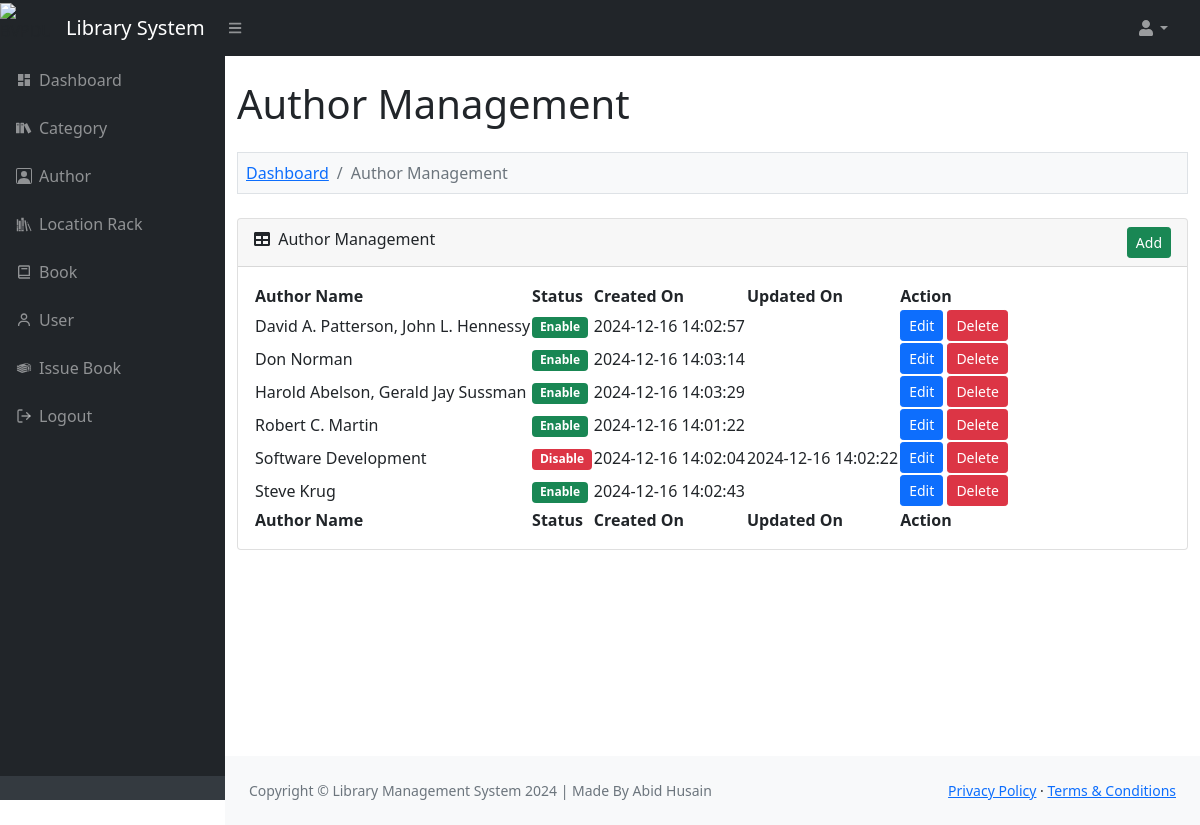
Screenshot of /admin/author.php (signed in) with the database file from the repository.
### tables this page shows
CREATE TABLE `lms_author` (
  `author_id` int(11) NOT NULL,
  `author_name` varchar(200) NOT NULL,
  `author_status` enum('Enable','Disable') NOT NULL,
  `author_created_on` varchar(30) NOT NULL,
  `author_updated_on` varchar(30) NOT NULL
);

### function.php (called while the page is built, shortened)
<?php
function base_url()
{
	return 'http://localhost/library-management-system/';
}
function is_admin_login()
{
	if(isset($_SESSION['admin_id']))
	{
		return true;
	}
	return false;
}
function convert_data($string, $action = 'encrypt')
{
	$encrypt_method = "AES-256-CBC";
	$secret_key = 'AA74CDCC2BBRT935136HH7B63C27';
	$secret_iv = '5fgf5HJ5g27';
	$key = hash('sha256', $secret_key);
	$iv = substr(hash('sha256', $secret_iv), 0, 16);
	if ($action == 'encrypt')
	{
		$output = openssl_encrypt($string, $encrypt_method, $key, 0, $iv);
	    $output = base64_encode($output);
	}
	else if ($action == 'decrypt')
	{
		$output = openssl_decrypt(base64_decode($string), $encrypt_method, $key, 0, $iv);
	}
	return $output;
}
?>

### admin/author.php (the view, shortened to what this page needs)
<?php
include '../database_connection.php';
include '../function.php';
$error = '';
$query = "
	SELECT * FROM lms_author
    ORDER BY author_name ASC
";
$statement = $connect->prepare($query);
$statement->execute();
include '../header.php';
?>
<div class="container-fluid py-4" style="min-height: 700px;">
	<h1>Author Management</h1>
	<?php
	if(isset($_GET["action"]))
	{
		if($_GET["action"] == "add")
		{
	?>
	<ol class="breadcrumb mt-4 mb-4 bg-light p-2 border">
		<li class="breadcrumb-item"><a href="index.php">Dashboard</a></li>
        <li class="breadcrumb-item"><a href="author.php">Author Management</a></li>
        <li class="breadcrumb-item active">Add Author</li>
    </ol>
    <div class="row">
    	<div class="col-md-6">
    		<?php
    		if($error != '')
    		{
    			echo '<div class="alert alert-danger alert-dismissible fade show" role="alert"><ul class="list-unstyled">'.$error.'</ul> <button type="button" class="btn-close" data-bs-dismiss="alert" aria-label="Close"></button></div>';
    		}
    		?>
    		<div class="card mb-4">
    			<div class="card-header">
    				<i class="fas fa-user-plus"></i> Add New Author
                </div>
                <div class="card-body">
                	<form method="post">
                		<div class="mb-3">
                			<label class="form-label">Author Name</label>
                			<input type="text" name="author_name" id="author_name" class="form-control" />
                		</div>
                		<div class="mt-4 mb-0">
                			<input type="submit" name="add_author" class="btn btn-success" value="Add" />
                		</div>
                	</form>
                </div>
            </div>
    	</div>
    </div>
	<?php
		}
		else if($_GET["action"] == 'edit')
		{
			$author_id = convert_data($_GET["code"], 'decrypt');
			if($author_id > 0)
			{
				$query = "
				SELECT * FROM lms_author
                WHERE author_id = '$author_id'
				";
				$author_result = $connect->query($query);
				foreach($author_result as $author_row)
				{
	?>
	<ol class="breadcrumb mt-4 mb-4 bg-light p-2 border">
		<li class="breadcrumb-item"><a href="index.php">Dashboard</a></li>
        <li class="breadcrumb-item"><a href="author.php">Author Management</a></li>
        <li class="breadcrumb-item active">Edit Author</li>
    </ol>
    <div class="row">
    	<div class="col-md-6">
    		<div class="card mb-4">
    			<div class="card-header">
    				<i class="fas fa-user-edit"></i> Edit Author Details
    			</div>
    			<div class="card-body">
    				<form method="post">
    					<div class="mb-3">
    						<label class="form-label">Author Name</label>
    						<input type="text" name="author_name" id="author_name" class="form-control" value="<?php echo $author_row['author_name']; ?>" />
    					</div>
    					<div class="mt-4 mb-0">
    						<input type="hidden" name="author_id" value="<?php echo $_GET['code']; ?>" />
    						<input type="submit" name="edit_author" class="btn btn-primary" value="Edit" />
    					</div>
    				</form>
    			</div>
    		</div>
    	</div>
    </div>
	<?php
				}
			}
		}
	}
	else
	{
	?>
	<ol class="breadcrumb mt-4 mb-4 bg-light p-2 border">
		<li class="breadcrumb-item"><a href="index.php">Dashboard</a></li>
		<li class="breadcrumb-item active">Author Management</li>
	</ol>
	<div class="card mb-4">
		<div class="card-header">
			<div class="row">
				<div class="col col-md-6">
					<i class="fas fa-table me-1"></i> Author Management
				</div>
				<div class="col col-md-6" align="right">
					<a href="author.php?action=add" class="btn btn-success btn-sm">Add</a>
				</div>
			</div>
		</div>
		<div class="card-body">
			<table id="datatablesSimple">
				<thead>
					<tr>
						<th>Author Name</th>
						<th>Status</th>
						<th>Created On</th>
						<th>Updated On</th>
						<th>Action</th>
					</tr>
				</thead>
				<tfoot>
					<tr>
						<th>Author Name</th>
						<th>Status</th>
						<th>Created On</th>
						<th>Updated On</th>
						<th>Action</th>
					</tr>
				</tfoot>
				<tbody>
				<?php
				if($statement->rowCount() > 0)
				{
					foreach($statement->fetchAll() as $row)
					{
						$author_status = '';
						if($row['author_status'] == 'Enable')
						{
							$author_status = '<div class="badge bg-success">Enable</div>';
						}
						else
						{
							$author_status = '<div class="badge bg-danger">Disable</div>';
						}
						echo '
						<tr>
							<td>'.$row["author_name"].'</td>
							<td>'.$author_status.'</td>
							<td>'.$row["author_created_on"].'</td>
							<td>'.$row["author_updated_on"].'</td>
							<td>
								<a href="author.php?action=edit&code='.convert_data($row["author_id"]).'" class="btn btn-sm btn-primary">Edit</a>
								<button type="button" name="delete_button" class="btn btn-danger btn-sm" onclick="delete_data(`'.$row["author_id"].'`, `'.$row["author_status"].'`)">Delete</button>
							</td>
						</tr>
						';
					}
				}
				else
				{
					echo '
					<tr>
						<td colspan="4" class="text-center">No Data Found</td>
					</tr>
					';
				}
				?>
				</tbody>
			</table>
		</div>
	</div>
	<?php
	}
	?>
</div>
<?php
include '../footer.php';
?>

### header.php (shortened to what this page needs)
<!doctype html>
<html lang="en">
    <head>
        <link href="asset/css/simple-datatables-style.css" rel="stylesheet" />
        <link href="asset/css/styles.css" rel="stylesheet" />
        <link href="../asset/css/simple-datatables-style.css" rel="stylesheet" />
        <link href="../asset/css/styles.css" rel="stylesheet" />
    </head>
    <?php
    if(is_admin_login())
    {
    ?>
    <body class="sb-nav-fixed">
        <nav class="sb-topnav navbar navbar-expand navbar-dark bg-dark">
            <img src="<?php echo base_url(); ?>asset/images/BVPDU.png" alt="BVPDU" style="height: 50px; width: 50px">
            <a class="navbar-brand ps-3" href="index.php">Library System</a>
            <button class="btn btn-link btn-sm order-1 order-lg-0 me-4 me-lg-0" id="sidebarToggle" href="#!"><i class="fas fa-bars"></i></button>
            <ul class="navbar-nav ms-auto ms-md-0 me-3 me-lg-4">
                <li class="nav-item dropdown">
                    <a class="nav-link dropdown-toggle" id="navbarDropdown" href="#" role="button" data-bs-toggle="dropdown" aria-expanded="false"><i class="fas fa-user fa-fw"></i></a>
                </li>
            </ul>
        </nav>
        <div id="layoutSidenav">
            <div id="layoutSidenav_nav">
                <nav class="sb-sidenav accordion sb-sidenav-dark" id="sidenavAccordion">
                    <div class="sb-sidenav-menu">
                        <div class="nav">
                            <a class="nav-link" href="index.php"><svg stroke="currentColor" fill="currentColor" stroke-width="0" viewBox="0 0 24 24" height="1em" width="1em" xmlns="http://www.w3.org/2000/svg"><g><path fill="none" d="M0 0h24v24H0z"></path><path d="M3 13h8V3H3v10zm0 8h8v-6H3v6zm10 0h8V11h-8v10zm0-18v6h8V3h-8z"></path></g></svg><span class="name">Dashboard</span></a>
                            <a class="nav-link" href="category.php"><span class="name">Category</span></a>
                            <a class="nav-link" href="author.php"><span class="name">Author</span></a>
                            <a class="nav-link" href="location_rack.php"><span class="name">Location Rack</span></a>
                            <a class="nav-link" href="book.php"><span class="name">Book</span></a>
                            <a class="nav-link" href="user.php"><span class="name">User</span></a>
                            <a class="nav-link" href="issue_book.php"><span class="name">Issue Book</span></a>
                            <a class="nav-link" href="logout.php"><span class="name">Logout</span></a>
                        </div>
                    </div>
                    <div class="sb-sidenav-footer">
                    </div>
                </nav>
            </div>
            <div id="layoutSidenav_content">
                <main>
    <?php
    }
    ?>

### footer.php (shortened to what this page needs)
                <?php
                if(is_admin_login())
                {
                ?>
                </main>
                <footer class="py-4 bg-light mt-auto">
                    <div class="container-fluid px-4">
                        <div class="d-flex align-items-center justify-content-between small">
                            <div class="text-muted">Copyright &copy; Library Management System <?php echo date('Y'); ?> | Made By Abid Husain</div>
                            <div>
                                <a href="#">Privacy Policy</a>
                                &middot;
                                <a href="#">Terms &amp; Conditions</a>
                            </div>
                        </div>
                    </div>
                </footer>
            </div>
            </div>
                <?php
                }
                ?>
    </body>
</html>

### header.php (style rules this page uses)
.name { margin-left: 7px; }

### rows the page displays
lms_author: author_name "David A. Patterson, John L. Hennessy", author_status "Enable", author_created_on "2024-12-16 14:02:57"
lms_author: author_name "Don Norman", author_status "Enable", author_created_on "2024-12-16 14:03:14"
lms_author: author_name "Harold Abelson, Gerald Jay Sussman", author_status "Enable", author_created_on "2024-12-16 14:03:29"
lms_author: author_name "Robert C. Martin", author_status "Enable", author_created_on "2024-12-16 14:01:22"
lms_author: author_name "Software Development", author_status "Disable", author_created_on "2024-12-16 14:02:04", author_updated_on "2024-12-16 14:02:22"
lms_author: author_name "Steve Krug", author_status "Enable", author_created_on "2024-12-16 14:02:43"
